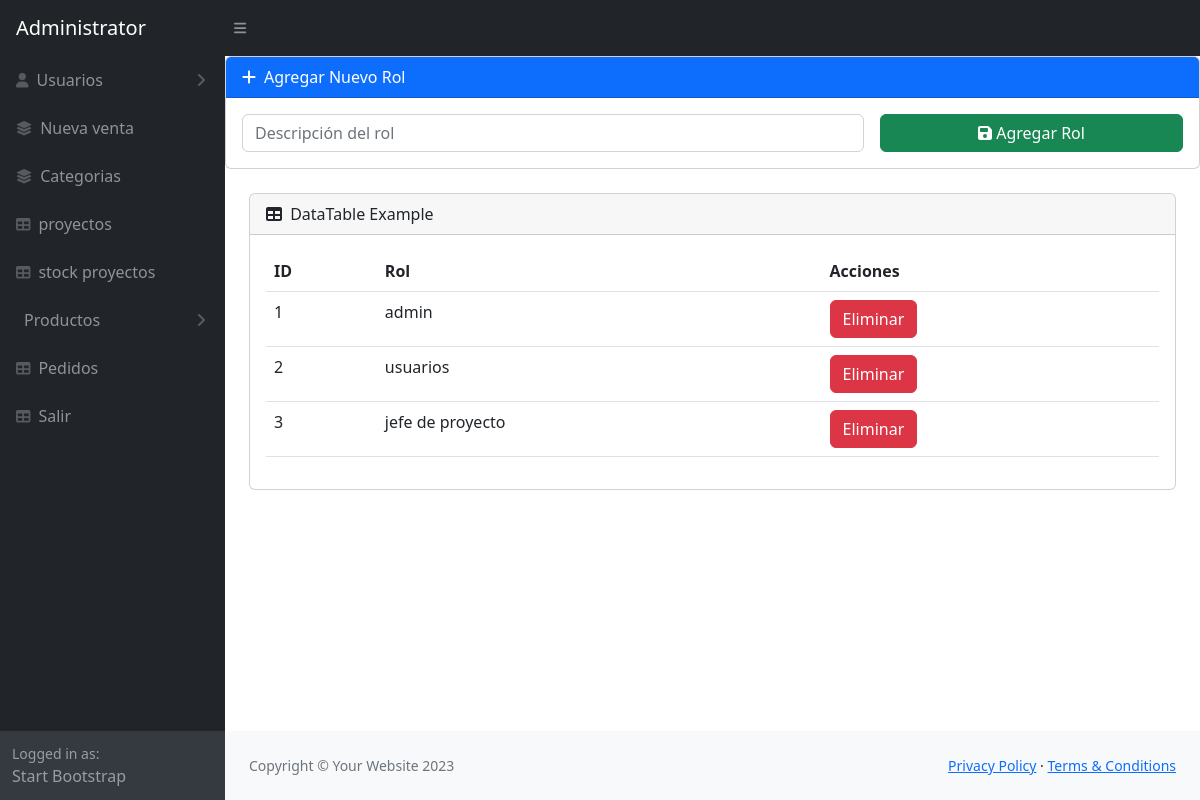
Page /admin/roles.php (signed in) on the committed database.
### tables this page shows
CREATE TABLE `roles` (
  `id_rol` int(11) NOT NULL,
  `descripcion` varchar(100) NOT NULL
);

### admin/roles.php (the view, shortened to what this page needs)
<?php
include("./conexion.php");
$result = $conexion->query("SELECT * FROM Roles");
?>
<!DOCTYPE html>
<html lang="en">
<head>
    <link href="https://cdn.jsdelivr.net/npm/simple-datatables@7.1.2/dist/style.min.css" rel="stylesheet" />
    <link href="../assets/css/styles2.css" rel="stylesheet" />
</head>
<body class="sb-nav-fixed">
    <nav class="sb-topnav navbar navbar-expand navbar-dark bg-dark">
        <a class="navbar-brand ps-3" href="./admin.php">Administrator</a>
        <button class="btn btn-link btn-sm order-1 order-lg-0 me-4 me-lg-0" id="sidebarToggle" href="#!"><i class="fas fa-bars"></i></button>
    </nav>
    <div id="layoutSidenav">
        <?php include("./nav.php"); ?>
        <div id="layoutSidenav_content">
            <main>
                <div class="card mb-4">
                    <div class="card-header bg-primary text-white">
                        <i class="fas fa-plus me-2"></i>Agregar Nuevo Rol
                    </div>
                    <div class="card-body">
                        <form method="POST" class="row g-3">
                            <div class="col-md-8">
                                <input type="text" class="form-control" name="descripcion" placeholder="Descripción del rol" required>
                            </div>
                            <div class="col-md-4">
                                <button type="submit" name="agregar" class="btn btn-success w-100">
                                    <i class="fas fa-save"></i> Agregar Rol
                                </button>
                            </div>
                        </form>
                    </div>
                </div>
                <div class="container-fluid px-4">
                    <div class="card mb-4">
                        <div class="card-header">
                            <i class="fas fa-table me-1"></i>
                            DataTable Example
                        </div>
                        <div class="card-body">
                            <table class="table">
                                <thead>
                                    <tr>
                                        <th scope="col">ID</th>
                                        <th scope="col">Rol</th>
                                        <th scope="col">Acciones</th>
                                    </tr>
                                </thead>
                                <tbody>
                                    <?php while ($row = $result->fetch_assoc()) { ?>
                                        <tr>
                                            <td><?php echo $row['id_rol']; ?></td>
                                            <td><?php echo $row['descripcion']; ?></td>
                                            <td><a href="roles.php?eliminar=<?php echo $row['id_rol']; ?>" class="btn btn-danger">Eliminar</a></td>
                                        </tr>
                                    <?php } ?>
                                </tbody>
                            </table>
                        </div>
                    </div>
                </div>
            </main>
            <footer class="py-4 bg-light mt-auto">
                <div class="container-fluid px-4">
                    <div class="d-flex align-items-center justify-content-between small">
                        <div class="text-muted">Copyright &copy; Your Website 2023</div>
                        <div>
                            <a href="#">Privacy Policy</a>
                            &middot;
                            <a href="#">Terms &amp; Conditions</a>
                        </div>
                    </div>
                </div>
            </footer>
        </div>
    </div>
</body>
</html>

### rows in the picture
roles: id_rol "1", descripcion "admin"
roles: id_rol "2", descripcion "usuarios"
roles: id_rol "3", descripcion "jefe de proyecto"
